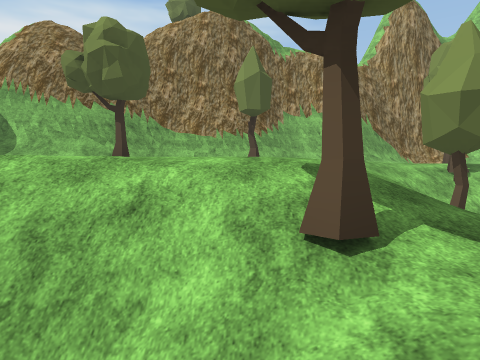
View 1 (above)

15 first-person views from a walk through a scene from a Unity 3-D project. The camera is 1.2 m above the floor, tilts 2° down and sees 70° across. The floor is counted in squares, 2 m on a side. Each view is taken from the middle of a square. On the plan, view 1 faces up. The plan holds only what a view shows up to about 10 squares ahead; the rest is blank. The place goes on beyond the plan. The player character is not drawn. Some animated figures are not drawn. Some surface patterns are stand-ins.

View 2
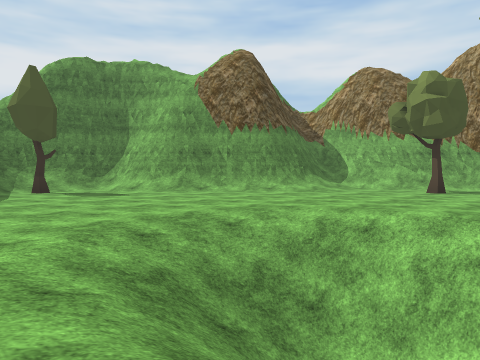

View 3
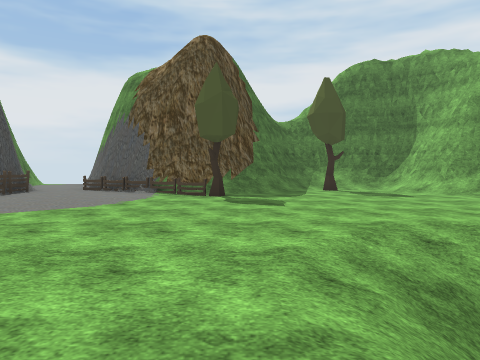

View 4
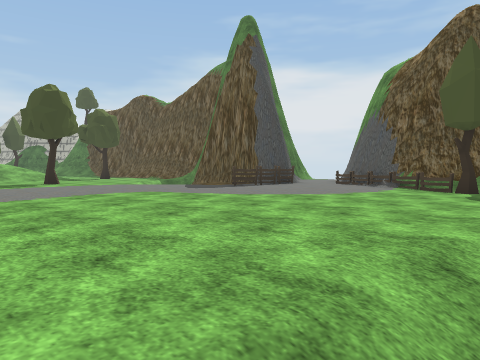

View 5
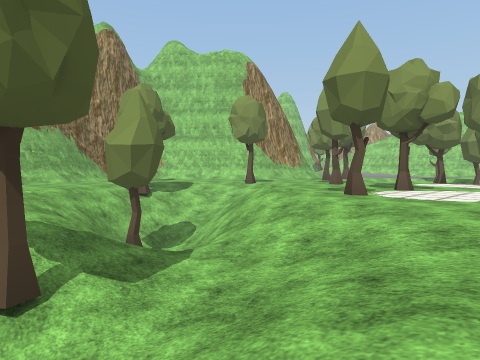

View 6
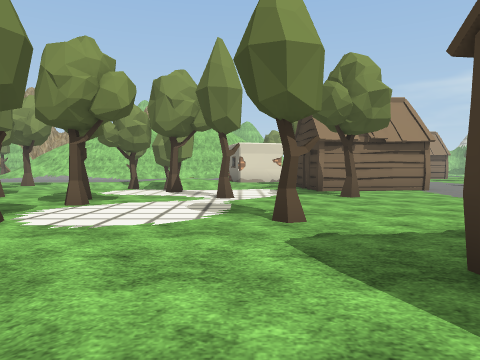

View 7
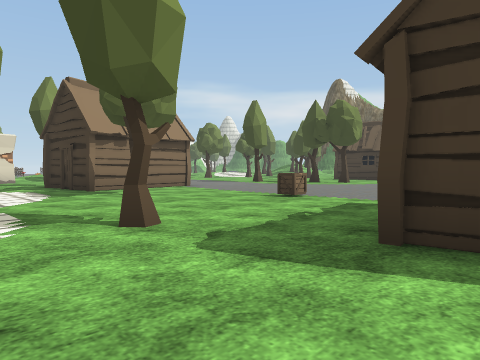

View 8
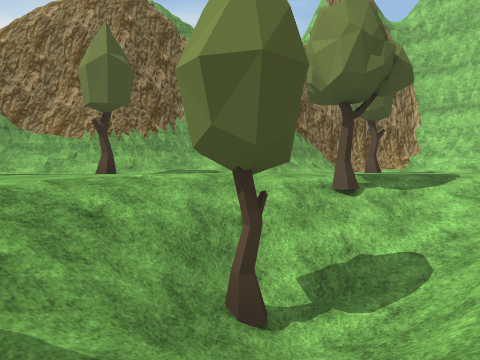

View 9
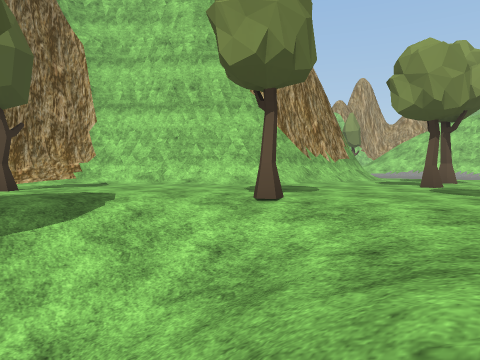

View 10
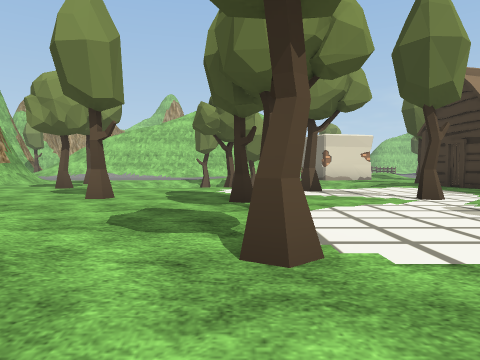

View 11
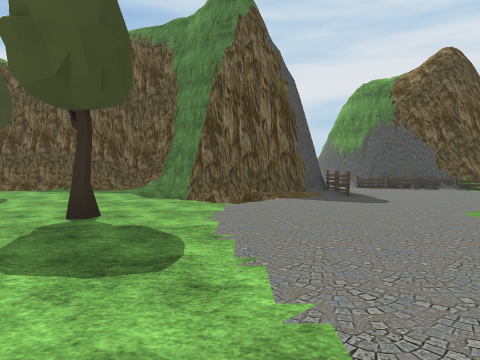

View 12
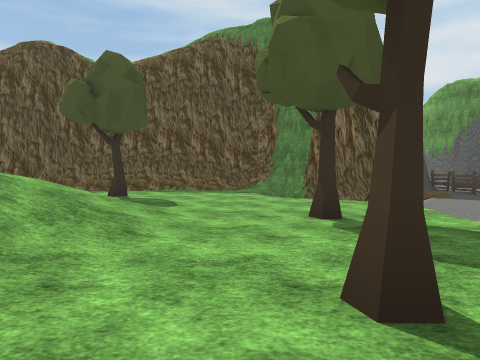

View 13
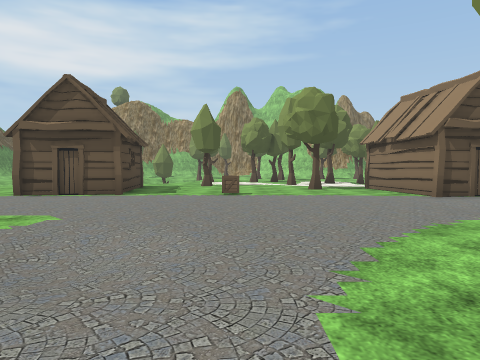

View 14
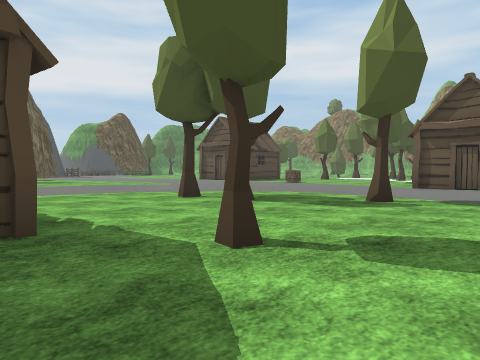

View 15
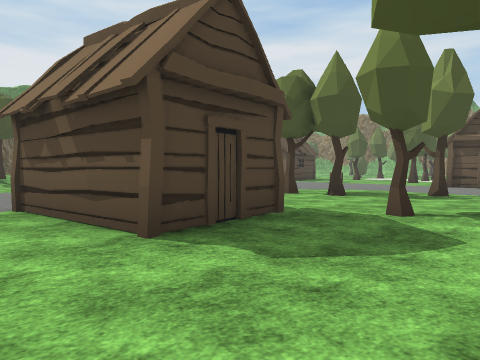

### Floor plan
Key: @ floor where view 1 was taken; # wall or solid block; . main floor; - floor 0.25 m lower than the main floor; / step, stairs or slope; v drop or lower ground; T tree; F fence; H hut; O other object.
Columns run from 11 left of view 1 to 14 right of it. Each row starts with its distance up from view 1.
 12                ######
 11           ######....##
 10        #####//...T../##
  9      ####/.T........./####
  8      ////.......//......//
  7       /..T....//T//T......
  6     ##/......//////...T..T
  5    ###..... ./T////.....
  4   ##/...... //////..T..
  3  ###/.....///////....../
  2 ##//....////T///.T.TT..T
  1 #/T.....////////......T
  0 #/......// @///........
 -1 ##/...../////.......T..
 -2  ##/........  ...T......//
 -3   #FT.......  HH....T.HHHT
 -4  ##..........  H......H
 -5  #FF....... .HHH..O...H
 -6  #F........  .........H.
 -7  ..F.......   ...........
 -8  .##F......   ........-..
 -9    #........   ..........
-10    #v .......   //.....T.
-11   ## v......   .//..TT...
-12   ##//..T..T   ...........
-13   #/.........   .......T..
-14   #....///..        ....--
-15   #....////        HHHH---
-16   #..T           .    H.-T
-17   #.             ...H.....
-18   #.                  ....
-19   ##
-20    #

Positions as (right, up) in squares from view 1, and headings:
1: (0, 0), facing up
2: (0, -2), facing up-left
3: (0, -2), facing left
4: (0, -1), facing down-left
5: (0, -1), facing up-right
6: (2, -1), facing right
7: (3, 0), facing down-right
8: (3, 2), facing up
9: (5, 4), facing up-right
10: (4, 2), facing right
11: (1, -10), facing left
12: (1, -13), facing left
13: (7, -13), facing up
14: (14, -15), facing up-left
15: (14, -18), facing up-left
